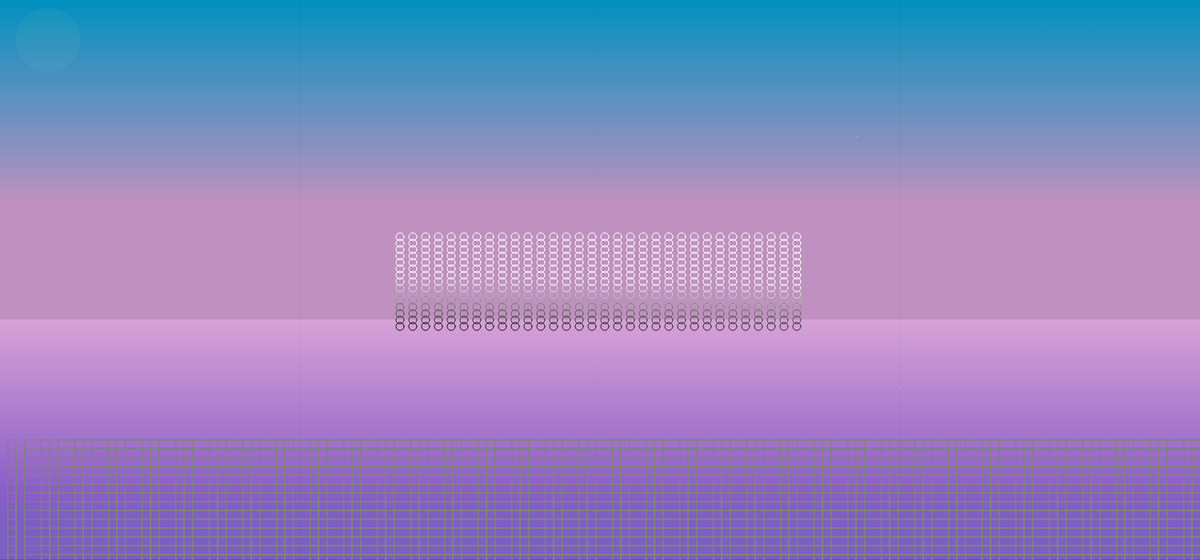
Frame 1 (no input)
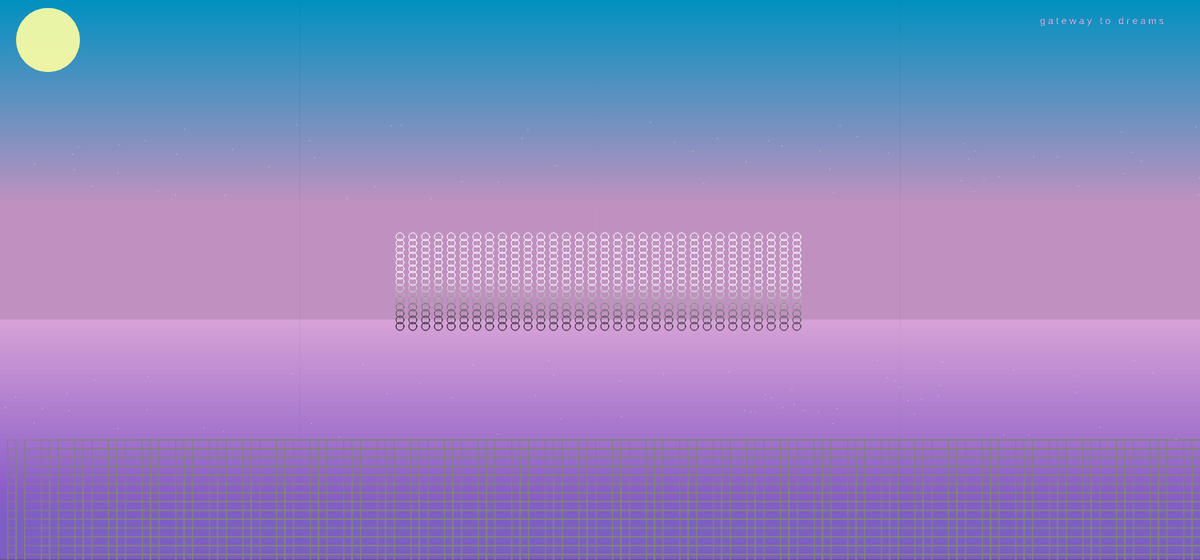
Frame 60 (no input)
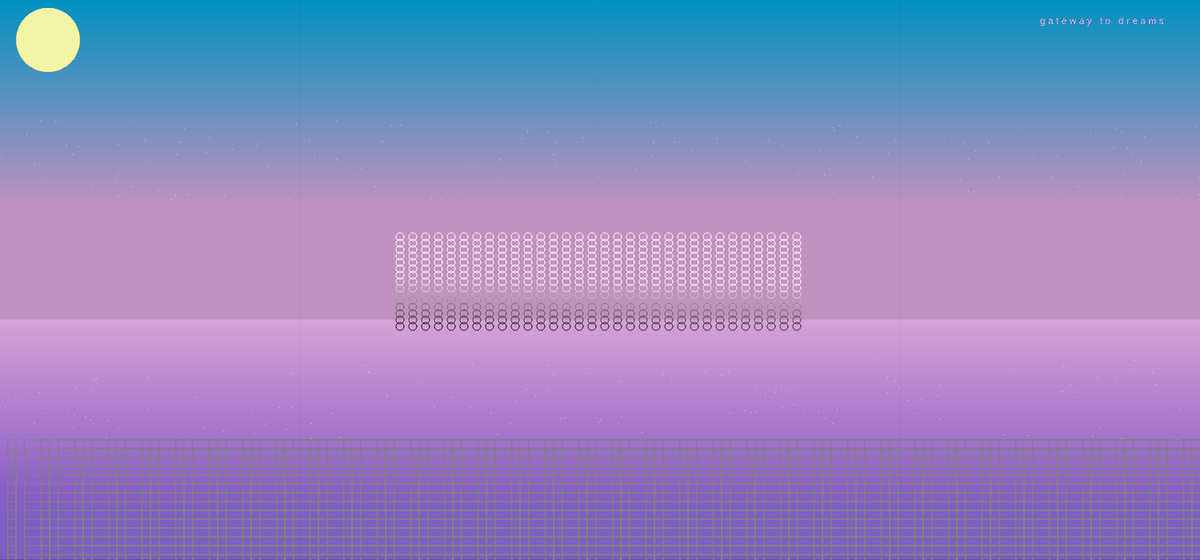
Frame 120 (the mouse pressed at the canvas centre since frame 60)

The p5.js sketch that drew these frames (run headless with seeded random() and noise() and a simulated clock; from frame 60 on, the mouse is pressed at the canvas centre):

// p5.js sketch
// ── sketch.js
/**
Diane Phan 
Workshop 3 October 17, 2017

**/

function setup() {
    createCanvas(1500, 700);
    background(0); 

    
    //gradient blue to pink
    for(var i =0; i < height; i++){
        stroke(i, 193, 255); 
        line(0, i, width, i); 
    }
    
    
    //gradient pink to purple
    var r = 255; 
    var g = 193; 
    var b = 255; 
    for(var i = 400; i < height; i++){
        stroke(r, g, b, 100);  
        line(0, i, width, i);
        r -= 1;
        g -= 0.9; 
        b -= 0.2; 
    }
    
    //grid pattern 
    for(var y = 550; y < height; y++){
        for (var x = 10; x < width; x++){
            noFill();
            stroke(129, 129, 129, color);
            rect(x, y, x, y); 
            x+=20; 
        }
        y += 10; 

    }
    //center design 
    var centy = height/2 + 58;
    var color = 17; 

    for (var h = 0; h < 15; h++){
        for(var m = width/3; m < 1000; m++){   
            stroke(color); 
            ellipse(m, centy, 10); 
            m+=15;   
            color ++;
        }
        centy -=8; 
    }
    
    /*
    var triy = height/10 +355; 
    //triangle design 
    for(var t = 0; t < 500; t++){   //t is y axis 
        fill(253, 136, 136, 50); 
        //height = 700
        noStroke();
        triangle(t, triy, t+40, triy, t, triy+20);
    }
    */
    
}

function draw() {
    
    fill(226, 192, 255, 10);
    noStroke();
    text("g a t e w a y   t o   d r e a m s", 1300, 30)
    
    noStroke();
    fill(255, 255, 149, 10);
    arc(60, 50, 80, 80, 0, TWO_PI);

    //stars top
    fill(255, 100);   
    ellipse(random(0, width), random(150, 250), 1.5);  

    //stars bottom
    fill(255, 100);   
    ellipse(random(0, width), random(450, 550), 1.5);  

    
}
